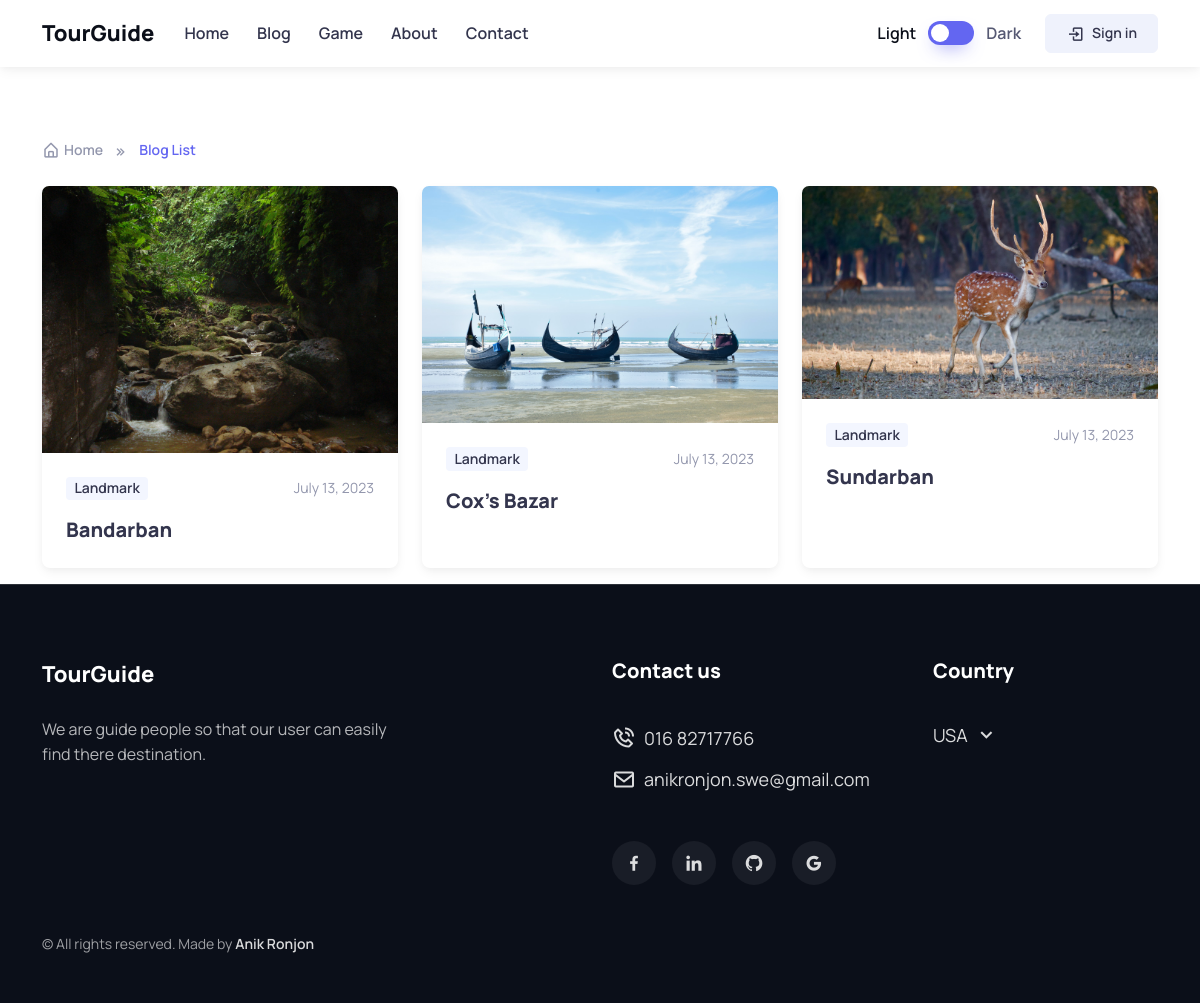
Screenshot of /tour/ with the database file from the repository.
### tourplan/models/tour.py (models this page shows, shortened)
class TourPlace(models.Model):
    category = models.ForeignKey(Category, on_delete=models.CASCADE, related_name='+')
    address = models.ForeignKey(Location, on_delete=models.DO_NOTHING, related_name='tourplaces')
    name = models.CharField(max_length=120, blank=True)
    slug = models.SlugField(max_length=120, unique=True)
    short_description = models.CharField(max_length=200)
    long_description = models.TextField()
    cover_photo = models.ImageField(upload_to='cover/', validators=[])
    created_at = models.DateField(auto_now_add=True)

class Category(models.Model):
    parent = models.ForeignKey('self', on_delete=models.CASCADE, blank=True, null=True, related_name='children')
    name = models.CharField(max_length=20, unique=True)

### tourplan/views.py (the view)
# urls.py: path('tour/', views.tourplan_view, name='tourplan_list_page'),
def tourplan_view(request, slug=None):
    tourplans = TourPlace.objects.all()
    if slug:
        tourplan = TourPlace.objects.filter(slug=slug)
        return render(request, 'tourplan/list/tourplan_list.html', {'tourplan': tourplan})
    else:
        return render(request, 'tourplan/list/tourplan_list.html', {'tourplans': tourplans})

### tourplan/templates/tourplan/list/tourplan_list.html
{% extends '_base.html' %}
{% block container %}
    {% if not user.is_authenticated %}
        {% include 'navbar.html' %}
    {% else %}
        {% include 'navbar_in_logged_state.html' %}
    {% endif %}
    <main class="page-wrapper container">
        <nav class="mt-lg-4 mb-4" aria-label="breadcrumb">
            <ol class="breadcrumb mb-0 pt-5">
                <li class="breadcrumb-item">
                    <a href="{% url 'tourplan:home_page' %}"><i class="bx bx-home-alt fs-lg me-1"></i>Home</a>
                </li>
                <li class="breadcrumb-item active" aria-current="page">Blog List</li>
            </ol>
        </nav>
        <div class="row row-cols-lg-3 row-cols-sm-2 row-cols-1 gy-md-4 gy-2">
            {% for tour in tourplans %}
                <div class="col pb-3">
                    <article class="card border-0 shadow-sm h-100">
                        <div class="position-relative">
                            <img src="{{ tour.cover_photo.url }}" class="card-img-top" alt="Image">
                        </div>
                        <div class="card-body pb-4">
                            <div class="d-flex align-items-center justify-content-between mb-3">
                                <a href=""
                                   class="badge fs-sm text-nav bg-secondary text-decoration-none">{{ tour.category.name }}</a>
                                <span class="fs-sm text-muted">{{ tour.created_at }}</span>
                            </div>
                            <h3 class="h5 mb-0">
                                <a href="blog-single.html">{{ tour.name }}</a>
                            </h3>
                        </div>
                    </article>
                </div>
            {% endfor %}
        </div>
    </main>
    {% include 'footer.html' %}
{% endblock %}

### templates/_base.html (shortened to what this page needs)
{% load static %}
<!DOCTYPE html>
<html lang="en">
<head>
    <link href='https://unpkg.com/boxicons@2.1.4/css/boxicons.min.css' rel='stylesheet'>
    <link rel="stylesheet" href="https://cdn.jsdelivr.net/npm/swiper@9/swiper-bundle.min.css">
    <link rel="stylesheet" media="screen" href="{% static '' %}css/theme.min.css">
</head>
<body>
    {% block container %}
    {% endblock %}
</body>
</html>

### templates/navbar.html (shortened to what this page needs)
{% load static %}
<header class="navbar navbar-expand-lg bg-light shadow-sm">
    <div class="container">
        <a href="{% url 'tourplan:home_page' %}" class="navbar-brand">
            TourGuide
        </a>
        <div class="form-check form-switch mode-switch order-lg-2 ms-4 ms-lg-auto me-lg-4" data-bs-toggle="mode">
            <input type="checkbox" class="form-check-input" id="theme-mode">
            <label class="form-check-label d-none d-sm-block d-lg-none d-xl-block" for="theme-mode">Light</label>
            <label class="form-check-label d-none d-sm-block d-lg-none d-xl-block" for="theme-mode">Dark</label>
        </div>
        <a href="{% url 'account:signin' %}" class="btn btn-secondary btn-sm fs-sm rounded order-lg-3 d-none d-lg-inline-flex">
            <i class="bx bx-log-in fs-lg me-2"></i>
            Sign in
        </a>
        <nav id="navbarCollapse2" class="collapse navbar-collapse">
            <ul class="navbar-nav me-auto">
                <li class="nav-item">
                    <a href="{% url 'tourplan:home_page' %}" class="nav-link">Home</a>
                </li>
                <li class="nav-item">
                    <a href="{% url 'blog:post_list' %}" class="nav-link">Blog</a>
                </li>
                <li class="nav-item">
                    <a href="#" class="nav-link">Game</a>
                </li>
                <li class="nav-item">
                    <a href="{% url 'tourplan:about_page' %}" class="nav-link">About</a>
                </li>
                <li class="nav-item">
                    <a href="{% url 'tourplan:contact_page' %}" class="nav-link">Contact</a>
                </li>
            </ul>
        </nav>
    </div>
</header>

### templates/footer.html (shortened to what this page needs)
{% load static %}
<footer class="footer dark-mode bg-dark border-top border-light py-5">
    <div class="container pt-2 pt-sm-4">
        <div class="row">
            <div class="col-md-6 col-lg-5 col-xl-4 pb-2 pb-sm-3 pb-md-0 mb-4 mb-md-0">
                <div class="navbar-brand text-dark p-0 me-0 mb-3 mb-lg-4">
                    TourGuide
                </div>
                <p class="mb-0">We are guide people so that our user can easily find there destination.</p>
            </div>
            <div class="col-md-6 col-xxl-5 offset-lg-1 offset-xl-2 offset-xxl-3">
                <div class="row row-cols-1 row-cols-sm-2">
                    <div class="col pb-2 pb-sm-0 mb-4 mb-sm-0">
                        <h3 class="h5 pb-1 pb-sm-2 pb-lg-3">Contact us</h3>
                        <ul class="nav flex-column mb-3">
                            <li>
                                <a href="tel:01682717766" class="nav-link fs-lg fw-normal px-0 py-1">
                                    <i class="bx bx-phone-call fs-4 me-2"></i>
                                    016 82717766
                                </a>
                            </li>
                            <li>
                                <a href="mailto:email@example.com" class="nav-link fs-lg fw-normal px-0 py-1">
                                    <i class="bx bx-envelope fs-4 me-2"></i>
                                    anikronjon.swe@gmail.com
                                </a>
                            </li>
                        </ul>
                        <div class="d-flex pt-2 pt-sm-3 pt-md-4">
                            <a href="https://www.facebook.com/anikronjon.swe/"
                               class="btn btn-icon btn-secondary btn-facebook rounded-circle me-3">
                                <i class="bx bxl-facebook"></i>
                            </a>
                            <a href="https://bd.linkedin.com/in/anikronjon"
                               class="btn btn-icon btn-secondary btn-linkedin rounded-circle me-3">
                                <i class="bx bxl-linkedin"></i>
                            </a>
                            <a href="https://github.com/anikronjon"
                               class="btn btn-icon btn-secondary btn-telegram rounded-circle me-3">
                                <i class="bx bxl-github"></i>
                            </a>
                            <a href="https://developers.google.com/profile/u/anikronjon"
                               class="btn btn-icon btn-secondary btn-youtube rounded-circle me-3">
                                <i class="bx bxl-google"></i>
                            </a>
                        </div>
                    </div>
                    <div class="col ps-sm-4 ps-md-5">
                        <h3 class="h5 pb-1 pb-sm-2 pb-lg-3">Country</h3>
                        <div class="nav dropdown">
                            <a class="nav-link dropdown-toggle fs-lg fw-normal px-0 py-1"
                               data-bs-toggle="dropdown">
                                USA
                            </a>
                        </div>
                    </div>
                </div>
            </div>
        </div>
        <p class="nav d-block fs-sm pt-5 mb-0">
            <span class="text-light opacity-60">© All rights reserved. Made by </span>
            <a class="nav-link d-inline-block p-0" href="http://anikronjon.com" target="_blank" rel="noopener">Anik Ronjon</a>
        </p>
    </div>
</footer>

### rows the page displays
TourPlace: cover_photo (picture), category.name "Landmark", created_at "July 13, 2023", name "Bandarban"
TourPlace: cover_photo (picture), category.name "Landmark", created_at "July 13, 2023", name "Cox's Bazar"
TourPlace: cover_photo (picture), category.name "Landmark", created_at "July 13, 2023", name "Sundarban"
